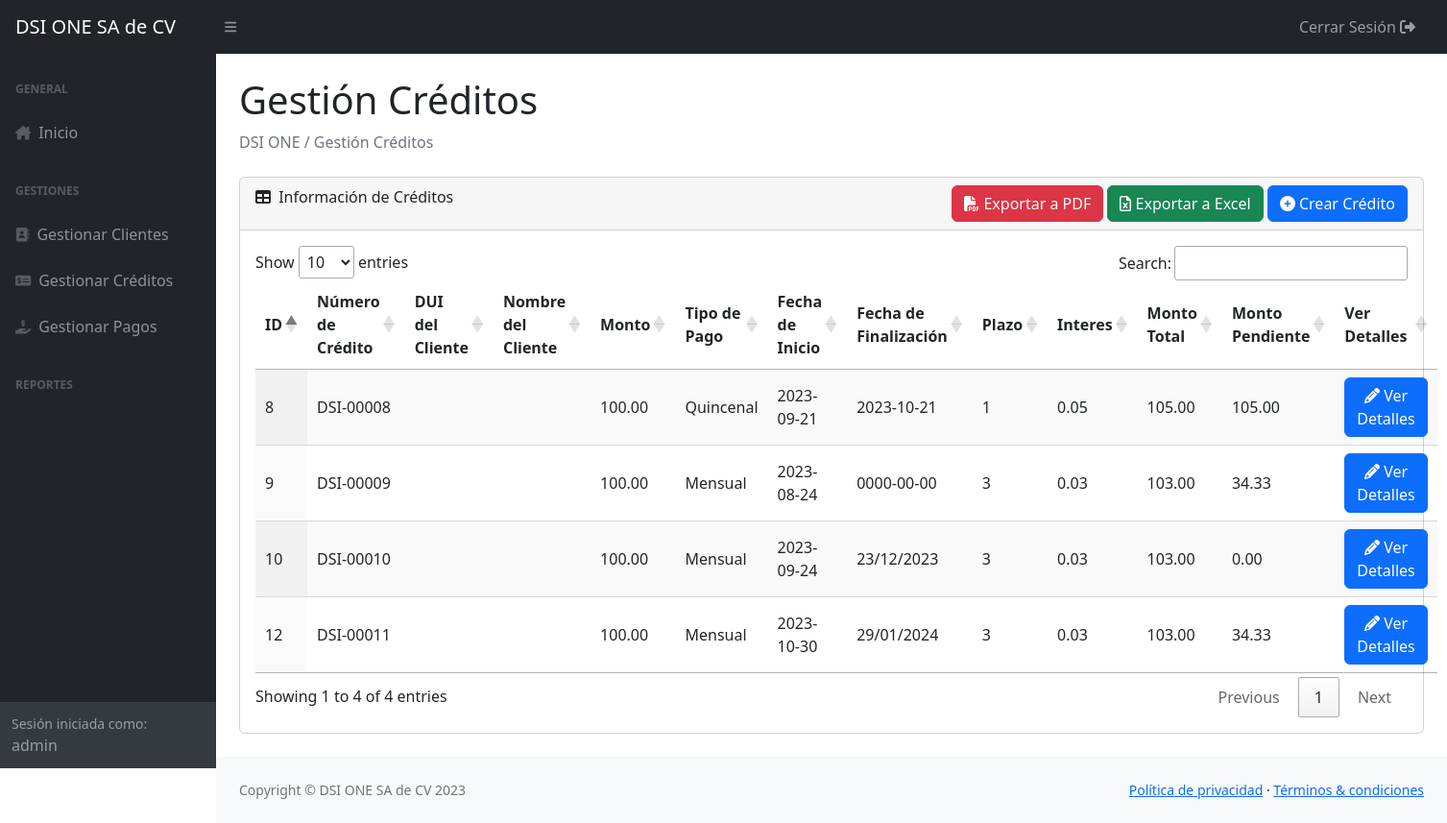
The page /Vista/gestion_creditos.php (signed in) on the database as committed earlier.
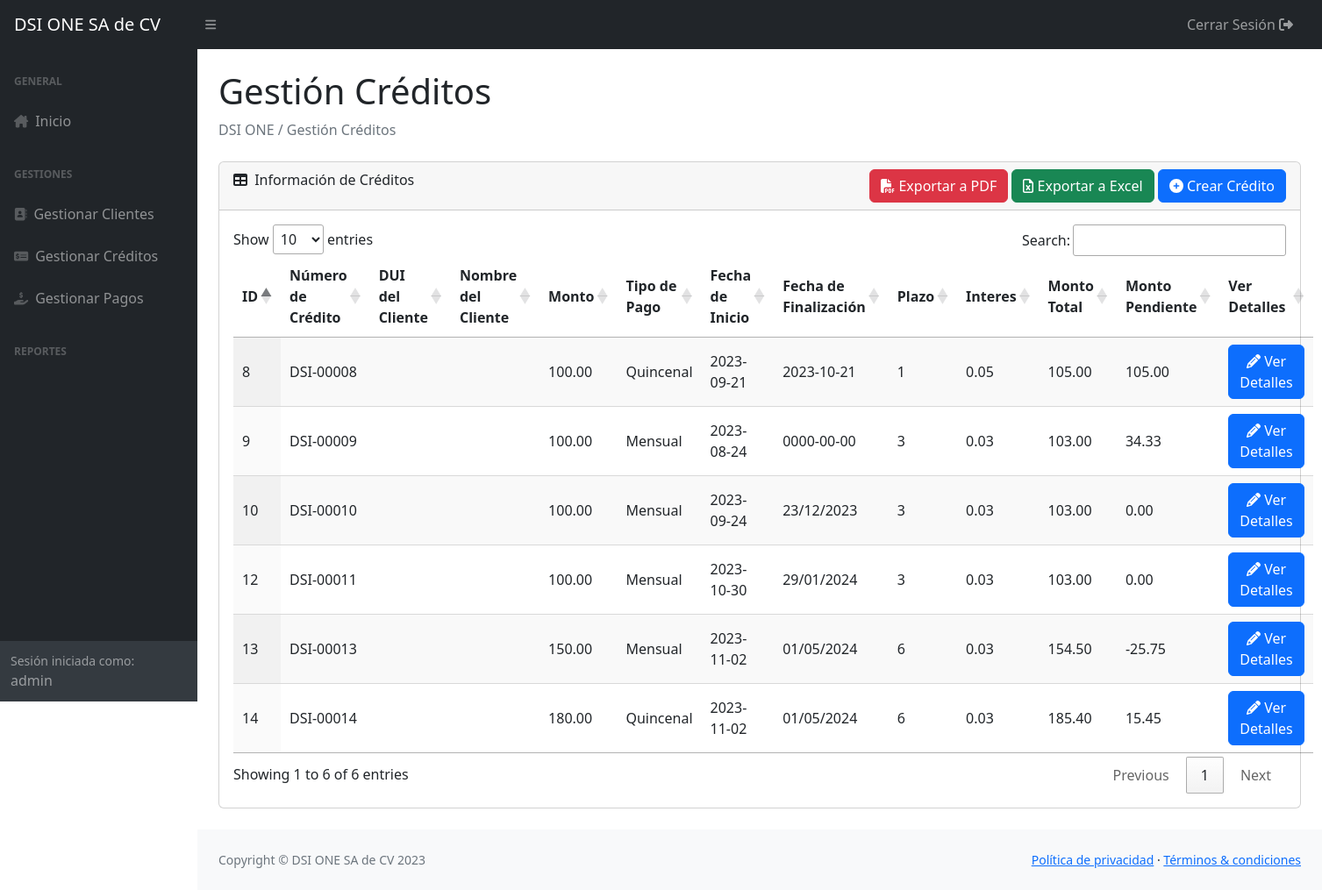
The same page on the database as committed later.
### tables this page shows
CREATE TABLE `creditos_dsi` (
  `id` int(11) NOT NULL,
  `dui_ct` int(11) NOT NULL,
  `cliente` varchar(30) NOT NULL,
  `num_credito` varchar(10) NOT NULL,
  `producto` varchar(30) NOT NULL,
  `cantidad_producto` int(4) NOT NULL,
  `monto` decimal(10,2) NOT NULL,
  `interes` decimal(10,2) NOT NULL,
  `plazo` int(11) NOT NULL,
  `monto_total` decimal(10,2) NOT NULL,
  `cuota` decimal(10,2) NOT NULL,
  `monto_pendiente` decimal(10,2) NOT NULL,
  `tipo_pago` enum('Mensual','Quincenal','','') NOT NULL DEFAULT 'Mensual',
  `fecha_ini` date NOT NULL,
  `fecha_fin` varchar(255) NOT NULL,
  `estado_credito` enum('ACTIVO','FINALIZADO') NOT NULL DEFAULT 'ACTIVO'
);

### Vista/gestion_creditos.php (the view, shortened to what the changed rows need)
<?php
include "../Controlador/db_connection.php";
?>
<!DOCTYPE html>
<html lang="es">
<head>
    <link rel="stylesheet" href="//cdn.datatables.net/1.13.4/css/jquery.dataTables.min.css">
    <link rel="stylesheet" href="https://cdnjs.cloudflare.com/ajax/libs/font-awesome/5.15.3/css/all.min.css" />
    <link rel="stylesheet" href="https://cdnjs.cloudflare.com/ajax/libs/bootstrap/5.0.2/css/bootstrap.min.css">
    <link rel="stylesheet" href="../Complementos/CSS/style.css">
</head>
<body class="sb-nav-fixed">
    <div id="layoutSidenav">
        <div id="layoutSidenav_content">
            <main>
                <div class="container-fluid px-4">
                    <h1 class="mt-4">Gestión Créditos</h1>
                    <div class="card mb-4">
                        <div class="card-header">
                            <i class="fas fa-table me-1"></i>
                            Información de Créditos
                            <div style="float: right;">
                            </div>
                        </div>
                        <div class="card-body">
                            <table id="datatablesSimple" class="display">
                                <thead>
                                    <tr>
                                        <th>ID</th>
                                        <th>Número de Crédito</th>
                                        <th>DUI del Cliente</th>
                                        <th>Nombre del Cliente</th>
                                        <th>Monto</th>
                                        <th>Tipo de Pago</th>
                                        <th>Fecha de Inicio</th>
                                        <th>Fecha de Finalización</th>
                                        <th>Plazo</th>
                                        <th>Interes</th>
                                        <th>Monto Total</th>
                                        <th>Monto Pendiente</th>
                                        <th>Ver Detalles</th>
                                    </tr>
                                </thead>
                                <tbody>
                                    <?php
                                    $query = "SELECT * FROM creditos_dsi";
                                    $result = $conn->query($query);
                                    if ($result->num_rows > 0) {
                                        while ($row = $result->fetch_assoc()) {
                                            echo "<tr>";
                                            echo "<td>" . $row['id'] . "</td>";
                                            echo "<td>" . $row['num_credito'] . "</td>";
                                            echo "<td>" . $row['dui'] . "</td>";
                                            echo "<td>" . $row['nombre_completo'] . "</td>";
                                            echo "<td>" . $row['monto'] . "</td>";
                                            echo "<td>" . $row['tipo_pago'] . "</td>";
                                            echo "<td>" . $row['fecha_ini'] . "</td>";
                                            echo "<td>" . $row['fecha_fin'] . "</td>";
                                            echo "<td>" . $row['plazo'] . "</td>";
                                            echo "<td>" . $row['interes'] . "</td>";
                                            echo "<td>" . $row['monto_total'] . "</td>";
                                            echo "<td>" . $row['monto_pendiente'] . "</td>";
                                            echo "<td>
                                                    <a class='btn btn-primary' href='../DSI_ONE/Vista/cuotas.php?id=" . $row['id'] . "'><i class='fas fa-pencil-alt' style='color: white;'></i> Ver Detalles</a>
                                                </td>";
                                            echo "</tr>";
                                        }
                                    } else {
                                        echo "<tr><td colspan='13'>No se encontraron registros en la tabla clientes_dsi.</td></tr>";
                                    }
                                    ?>
                                </tbody>
                            </table>
                        </div>
                    </div>
                </div>
            </main>
        </div>
    </div>
</body>
</html>

Rows that differ between the two databases and show on the page:
changed creditos_dsi "DSI-00011": monto_pendiente "34.33" → "0.00"
added creditos_dsi: id "13", num_credito "DSI-00013", monto "150.00", tipo_pago "Mensual", fecha_ini "2023-11-02", fecha_fin "01/05/2024", plazo "6", interes "0.03", monto_total "154.50", monto_pendiente "-25.75"
added creditos_dsi: id "14", num_credito "DSI-00014", monto "180.00", tipo_pago "Quincenal", fecha_ini "2023-11-02", fecha_fin "01/05/2024", plazo "6", interes "0.03", monto_total "185.40", monto_pendiente "15.45"
Other text that changed with them:
text written by a page script: "Show entries Search: Showing 1 to 4 of 4 entries Previous 1 Next" → "Show entries Search: Showing 1 to 6 of 6 entries Previous 1 Next"
